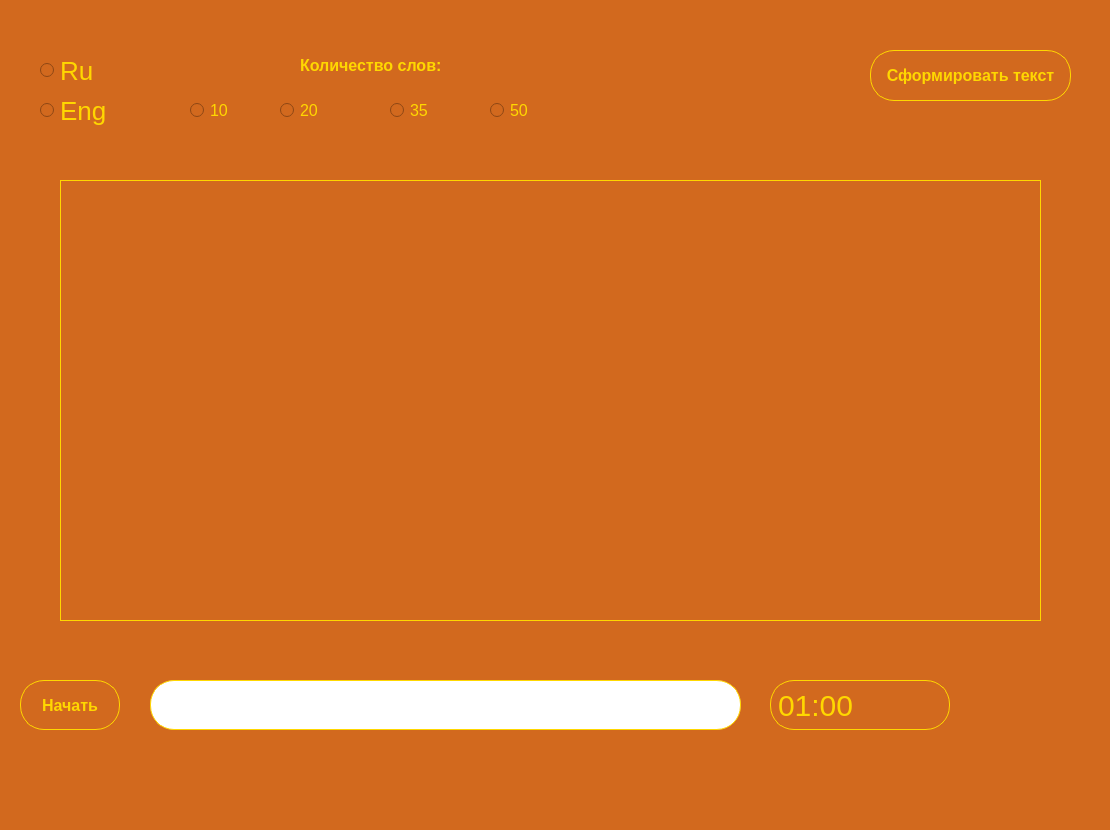
<?xml version="1.0" encoding="UTF-8"?>
<ui version="4.0">
 <class>MainWindow</class>
 <widget class="QMainWindow" name="MainWindow">
  <property name="geometry">
   <rect>
    <x>0</x>
    <y>0</y>
    <width>1110</width>
    <height>830</height>
   </rect>
  </property>
  <property name="minimumSize">
   <size>
    <width>1110</width>
    <height>830</height>
   </size>
  </property>
  <property name="maximumSize">
   <size>
    <width>1110</width>
    <height>830</height>
   </size>
  </property>
  <property name="windowTitle">
   <string>MainWindow</string>
  </property>
  <property name="styleSheet">
   <string notr="true">background: #D2691E;</string>
  </property>
  <widget class="QWidget" name="centralwidget">
   <widget class="QRadioButton" name="radioButton">
    <property name="geometry">
     <rect>
      <x>40</x>
      <y>50</y>
      <width>141</width>
      <height>41</height>
     </rect>
    </property>
    <property name="styleSheet">
     <string notr="true">font-size: 26px; color: #FFD700;</string>
    </property>
    <property name="text">
     <string>Ru</string>
    </property>
    <attribute name="buttonGroup">
     <string notr="true">language_group</string>
    </attribute>
   </widget>
   <widget class="QRadioButton" name="radioButton_2">
    <property name="geometry">
     <rect>
      <x>40</x>
      <y>90</y>
      <width>141</width>
      <height>41</height>
     </rect>
    </property>
    <property name="styleSheet">
     <string notr="true">font-size: 26px; color: #FFD700;</string>
    </property>
    <property name="text">
     <string>Eng</string>
    </property>
    <attribute name="buttonGroup">
     <string notr="true">language_group</string>
    </attribute>
   </widget>
   <widget class="QPushButton" name="form_text_button">
    <property name="geometry">
     <rect>
      <x>870</x>
      <y>50</y>
      <width>201</width>
      <height>51</height>
     </rect>
    </property>
    <property name="styleSheet">
     <string notr="true">QPushButton {
    border: 1px solid gold;
    background: none;
    color: gold;
	font-size: 16px;
	font-family: 'gilroy';
	font-weight: 900;
	border-radius: 24px;
}
QPushButton:hover {
    background: gold;
    color: white;
} </string>
    </property>
    <property name="text">
     <string>Сформировать текст</string>
    </property>
   </widget>
   <widget class="QLabel" name="label">
    <property name="geometry">
     <rect>
      <x>300</x>
      <y>50</y>
      <width>161</width>
      <height>31</height>
     </rect>
    </property>
    <property name="styleSheet">
     <string notr="true">color: gold;
font-size: 16px; font-weight: 900;</string>
    </property>
    <property name="text">
     <string>Количество слов:</string>
    </property>
   </widget>
   <widget class="QRadioButton" name="radioButton_3">
    <property name="geometry">
     <rect>
      <x>190</x>
      <y>100</y>
      <width>95</width>
      <height>20</height>
     </rect>
    </property>
    <property name="styleSheet">
     <string notr="true">font-size: 16px; color: gold;</string>
    </property>
    <property name="text">
     <string>10</string>
    </property>
    <attribute name="buttonGroup">
     <string notr="true">count_group</string>
    </attribute>
   </widget>
   <widget class="QRadioButton" name="radioButton_4">
    <property name="geometry">
     <rect>
      <x>490</x>
      <y>100</y>
      <width>95</width>
      <height>20</height>
     </rect>
    </property>
    <property name="styleSheet">
     <string notr="true">font-size: 16px; color: gold;</string>
    </property>
    <property name="text">
     <string>50</string>
    </property>
    <attribute name="buttonGroup">
     <string notr="true">count_group</string>
    </attribute>
   </widget>
   <widget class="QRadioButton" name="radioButton_5">
    <property name="geometry">
     <rect>
      <x>390</x>
      <y>100</y>
      <width>95</width>
      <height>20</height>
     </rect>
    </property>
    <property name="styleSheet">
     <string notr="true">font-size: 16px; color: gold;</string>
    </property>
    <property name="text">
     <string>35</string>
    </property>
    <attribute name="buttonGroup">
     <string notr="true">count_group</string>
    </attribute>
   </widget>
   <widget class="QRadioButton" name="radioButton_6">
    <property name="geometry">
     <rect>
      <x>280</x>
      <y>100</y>
      <width>95</width>
      <height>20</height>
     </rect>
    </property>
    <property name="styleSheet">
     <string notr="true">font-size: 16px; color: gold;</string>
    </property>
    <property name="text">
     <string>20</string>
    </property>
    <attribute name="buttonGroup">
     <string notr="true">count_group</string>
    </attribute>
   </widget>
   <widget class="QLabel" name="timer_label">
    <property name="geometry">
     <rect>
      <x>770</x>
      <y>680</y>
      <width>180</width>
      <height>50</height>
     </rect>
    </property>
    <property name="styleSheet">
     <string notr="true">font-size: 30px; border:  1px solid gold; color: gold;
border-radius: 24px;</string>
    </property>
    <property name="text">
     <string>01:00</string>
    </property>
   </widget>
   <widget class="QLabel" name="error_label">
    <property name="geometry">
     <rect>
      <x>870</x>
      <y>110</y>
      <width>201</width>
      <height>16</height>
     </rect>
    </property>
    <property name="styleSheet">
     <string notr="true">color: gold; font-weight: bold; font-size: 14px;</string>
    </property>
    <property name="text">
     <string/>
    </property>
   </widget>
   <widget class="QTextEdit" name="text_field">
    <property name="geometry">
     <rect>
      <x>60</x>
      <y>180</y>
      <width>981</width>
      <height>441</height>
     </rect>
    </property>
    <property name="styleSheet">
     <string notr="true">color: gold; font-size: 28px; border: 1px solid gold;</string>
    </property>
   </widget>
   <widget class="QPushButton" name="start_button">
    <property name="geometry">
     <rect>
      <x>20</x>
      <y>680</y>
      <width>100</width>
      <height>50</height>
     </rect>
    </property>
    <property name="styleSheet">
     <string notr="true">QPushButton {
    border: 1px solid gold;
    background: none;
    color: gold;
	font-size: 16px;
	font-family: 'gilroy';
	font-weight: 900;
	border-radius: 24px;
}
QPushButton:hover {
    background: gold;
    color: white;
} </string>
    </property>
    <property name="text">
     <string>Начать</string>
    </property>
   </widget>
   <widget class="QPushButton" name="button_reset">
    <property name="geometry">
     <rect>
      <x>950</x>
      <y>680</y>
      <width>50</width>
      <height>50</height>
     </rect>
    </property>
    <property name="styleSheet">
     <string notr="true">QPushButton{
	color: gold;
	font-weight: 900;
	border-radius: 24px;
}

QPushButtpon: hover{
	color: white;
}</string>
    </property>
    <property name="text">
     <string/>
    </property>
   </widget>
   <widget class="QTextEdit" name="area_for_typing">
    <property name="geometry">
     <rect>
      <x>150</x>
      <y>680</y>
      <width>591</width>
      <height>50</height>
     </rect>
    </property>
    <property name="styleSheet">
     <string notr="true">background: white;
border: 1px solid gold;
font-size: 30px; 
font-weight: 900;
border-radius: 24px;</string>
    </property>
   </widget>
  </widget>
  <widget class="QStatusBar" name="statusbar"/>
 </widget>
 <resources/>
 <connections/>
 <buttongroups>
  <buttongroup name="count_group"/>
  <buttongroup name="language_group"/>
 </buttongroups>
</ui>
